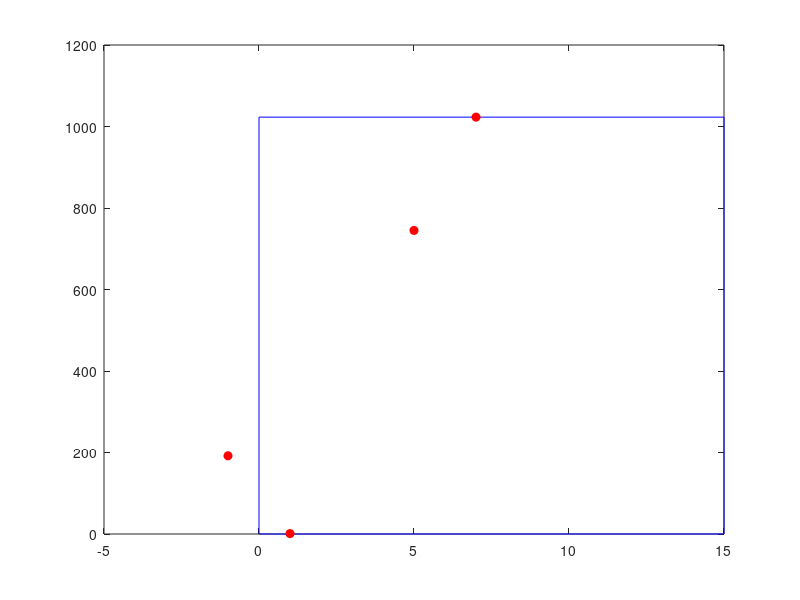

Reproduce this figure in MATLAB.
szCPLX16 = 4; %size of complex16 type
szUINT16 = 2; %size of uint16_t
szL3 = 655360; %L3 memory size
szL2 = 65536;  %L2 memory static heap size
testNum = 1;
AFFT = 64; %Azimuth FFT size
MAX_DET_OBJ = 100; %Maximum number of detected objects 
szDetObj = 12; %Size in bytes of one detected object data
rng(987654321);

config = zeros(94*2,23);

fprintf('Test# Ntx Nrx RFFT DFFT L3(kB) L2(kB)\n');
for Ntx = [1 2] %Number of Tx antennas
    for Nrx = [1 2 4] %Number of Rx antennas
        if Nrx >= Ntx 
            for RFFT = [64 128 256 512 1024] %Range FFT size
                for DFFT = [16 32 64 128 256] %Doppler FFT size
                    % Required space in L3 memory
                    L3 = Ntx * Nrx * RFFT * DFFT * szCPLX16 + ... %radarCube
                         RFFT * DFFT * szUINT16 + ... %detMatrix
                         Ntx * Nrx * RFFT * szCPLX16 + ... %azimuthStaticHeatMap
						 Ntx * Nrx * RFFT * szCPLX16; %ADCdataBuf
                    %Required space in L2 memory. Need to be updated
                    L2 = ...
                        RFFT*4 + ...
                        RFFT/2*2 + ...
                        2*RFFT*4 + ...
                        2*Nrx*RFFT*4 + ...
                        DFFT*8 + ...
                        DFFT/2*4 + ...
                        2*DFFT*4 + ...
                        DFFT*8 + ...
                        DFFT*8 + ...
                        DFFT*2 + ...
                        DFFT*2*2 + ...
                        2*RFFT*2 + ...
                        max(RFFT,DFFT)*2 + ...
                        MAX_DET_OBJ*2 + ...
                        MAX_DET_OBJ*szDetObj + ...
                        MAX_DET_OBJ*1 + ...
                        AFFT*8 + ...
                        AFFT*8 + ...
                        AFFT*4 + ...
                        AFFT*8 + ...
                        DFFT*4;

                    if L3 < szL3 && L2 < szL2
                        target =[]; 
                        fprintf('%4d %3d %3d %4d %4d %6d %6d -- random ', testNum, Ntx, Nrx, RFFT, DFFT, ceil(L3/1024), ceil(L2/1024));
						
                        %random case
						config((testNum-1)*2+1,1) = Nrx;%gNumRxAntennas
						config((testNum-1)*2+1,2) = RFFT;%gNumAdcSamples = number of range bins (Range FFT size)
						config((testNum-1)*2+1,3) = Ntx;%gNumTxAntennas
						config((testNum-1)*2+1,4) = 64;%gNumAngleBins - It can be 32 or 16 but never checked it. We can try one test with 32.
						config((testNum-1)*2+1,5) = DFFT*Ntx;%gNumChirpsPerFrame = number of Doppler bins (Doppler FFT size) * number of Tx antennas
						config((testNum-1)*2+1,6) = 4;%gNumTargets
						config((testNum-1)*2+1,7) = 10;%gSnrdB -  It does not need to be, just set this to have some noise.
						
                        minDistRng = 1/4*RFFT;
                        minDistDop = 1/5*DFFT;
                        minDist = sqrt(minDistRng^2 + minDistDop^2);
                        for tgtIdx = 1:4
                            
                            %Get range/doppler index
                            for kk =1:100
                                target{tgtIdx}.range = (mod(round(rand*4*0.2*RFFT+2*randn),round(0.8*RFFT)));
                                target{tgtIdx}.doppler = (mod(round(rand*4*0.5*DFFT+2*randn),DFFT));
                                minD = sqrt(RFFT^2+DFFT^2);
                                if(tgtIdx>1)
                                    for jj = tgtIdx-1:-1:1
                                        if sqrt(abs(target{tgtIdx}.range - target{jj}.range)^2 + abs(target{tgtIdx}.doppler - target{jj}.doppler)^2) < minD
                                            minD = sqrt(abs(target{tgtIdx}.range - target{jj}.range)^2 + abs(target{tgtIdx}.doppler - target{jj}.doppler)^2);
                                        end
                                    end
                                    if minD > minDist
                                        break;
                                    end
                                end
                            end
                           % fprintf('\n tgtIdx = %d, mind = %d/%d kk = %d\n', tgtIdx, round(minD), round(minDist), kk)
                            
                            if target{tgtIdx}.doppler >= DFFT/2
								target{tgtIdx}.doppler = target{tgtIdx}.doppler - DFFT;
							end
                            
                            target{tgtIdx}.azimuth = (mod(round(rand*0.25*AFFT+randn),AFFT));
                            target{tgtIdx}.amplitude = round(500 + 10*randn);
							
							if tgtIdx > 1
						        for temp = 1:tgtIdx-1
							        if target{tgtIdx}.range == target{temp}.range
										if abs(target{tgtIdx}.doppler - target{temp}.doppler) <= 2											
										    target{tgtIdx}.doppler = target{tgtIdx}.doppler + 10;
									    end
								    end
								end
						    end
                            fprintf('[%d] = %3d %3d %3d %3d, ', tgtIdx, target{tgtIdx}.amplitude, target{tgtIdx}.range, target{tgtIdx}.doppler, target{tgtIdx}.azimuth);
							
							config((testNum-1)*2+1, (8  + 4*(tgtIdx-1))) = target{tgtIdx}.amplitude;
							config((testNum-1)*2+1, (9  + 4*(tgtIdx-1))) = target{tgtIdx}.azimuth;
							config((testNum-1)*2+1, (10 + 4*(tgtIdx-1))) = target{tgtIdx}.range;
							config((testNum-1)*2+1, (11 + 4*(tgtIdx-1))) = target{tgtIdx}.doppler;
							
                        end
                        fprintf('\n');
						hold off
                        plot([0 DFFT-1 DFFT-1 0 0],[0 0 RFFT-1 RFFT-1 0],'b')
                        hold on
                        for tgtIdx = 1:4
                            plot(target{tgtIdx}.doppler, target{tgtIdx}.range,'ro','MarkerFaceColor',[1 0 0]);
                        end
                        pause(.5)
						
						fprintf('                                        min/max');
                        %min/max case
						config((testNum-1)*2+2,1) = config((testNum-1)*2+1,1);
						config((testNum-1)*2+2,2) = config((testNum-1)*2+1,2);
						config((testNum-1)*2+2,3) = config((testNum-1)*2+1,3);
						config((testNum-1)*2+2,4) = config((testNum-1)*2+1,4);
						config((testNum-1)*2+2,5) = config((testNum-1)*2+1,5);
						config((testNum-1)*2+2,6) = 2;%has only 2 targets
						config((testNum-1)*2+2,7) = config((testNum-1)*2+1,7);
                        
						for tgtIdx = 1:2
							if tgtIdx == 1
							    %min range/doppler
							    target{tgtIdx}.range = 1;
							    target{tgtIdx}.doppler = 1;
							else
							    %max range.doppler
							    target{tgtIdx}.range = RFFT-1;
							    target{tgtIdx}.doppler = DFFT/2 -1;
                            end
                            
							% random azimuth and amplitude
                            target{tgtIdx}.azimuth = (mod(round(rand*0.25*AFFT+randn),AFFT));
                            target{tgtIdx}.amplitude = round(500 + 10*randn);
                            fprintf('[%d] = %3d %3d %3d %3d, ', tgtIdx, target{tgtIdx}.amplitude, target{tgtIdx}.range, target{tgtIdx}.doppler, target{tgtIdx}.azimuth);
							
							config((testNum-1)*2+2, (8  + 4*(tgtIdx-1))) = target{tgtIdx}.amplitude;
							config((testNum-1)*2+2, (9  + 4*(tgtIdx-1))) = target{tgtIdx}.azimuth;
							config((testNum-1)*2+2, (10 + 4*(tgtIdx-1))) = target{tgtIdx}.range;
							config((testNum-1)*2+2, (11 + 4*(tgtIdx-1))) = target{tgtIdx}.doppler;
							
                        end
						fprintf('\n');
						hold off
                        plot([0 DFFT-1 DFFT-1 0 0],[0 0 RFFT-1 RFFT-1 0],'b')
                        hold on
                        for tgtIdx = 1:4
                            plot(target{tgtIdx}.doppler, target{tgtIdx}.range,'ro','MarkerFaceColor',[1 0 0]);
                        end
                        pause(.5)
						
                        testNum = testNum + 1;
                    end
                end
            end
        end
    end
end

fid = fopen('xwr16xx_data_path_test_config.bin','wb');
fwrite(fid, (testNum-1)*2,'int32');
for row = 1:(testNum-1)*2 
    for col = 1:23
        fwrite(fid,config(row,col),'int32');
    end
end
fclose (fid);

                         